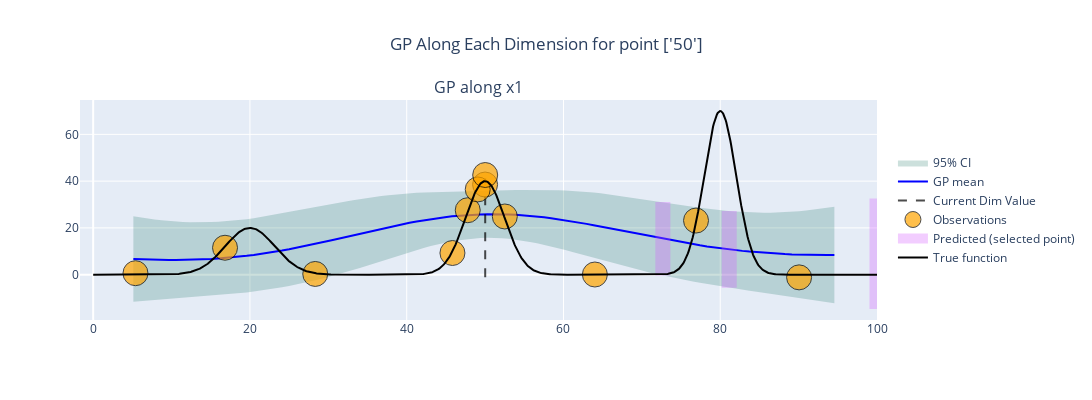

Source (notebook cell):
### Markdown cell above
Simply adding a lot of noise, significantly improves the fit.

### Code cell
from src.gp_and_acq_f import custom_gp_and_acq_f as mg


runs = tester.run(
    mg.GammaNoiseSGP,
    n_runs=4,
    technical_repeats=1,
    batch_size=3,
    noise_fn=noise_fn,
    plot_each=False,
).plot_GP(mg.GammaNoiseSGP, figsize =(12, 4))


plot_test(runs)

### Figure 1 — Plotly figure (JSON) as saved in the notebook; plotly's stock layout.template omitted (floating-point values rounded to 4 significant figures; data arrays with more than 128 entries replaced by an {"elided": "..."} marker saying what was removed)
{"data": [{"fill": "toself", "fillcolor": "rgba(0,100,80,0.2)", "line": {"color": "rgba(255,255,255,0)"}, "name": "95% CI", "showlegend": true, "type": "scatter", "x": {"elided": "200 float values"}, "xaxis": "x", "y": {"elided": "200 float values"}, "yaxis": "y"}, {"line": {"color": "blue"}, "mode": "lines", "name": "GP mean", "showlegend": true, "type": "scatter", "x": [5.126, 6.029, 6.933, 7.836, 8.74, 9.643, 10.55, 11.45, 12.35, 13.26, 14.16, 15.06, 15.97, 16.87, 17.77, 18.68, 19.58, 20.48, 21.39, 22.29, 23.19, 24.1, 25.0, 25.9, 26.81, 27.71, 28.61, 29.52, 30.42, 31.32, 32.23, 33.13, 34.04, 34.94, 35.84, 36.75, 37.65, 38.55, 39.46, 40.36, 41.26, 42.17, 43.07, 43.97, 44.88, 45.78, 46.68, 47.59, 48.49, 49.39, 50.3, 51.2, 52.1, 53.01, 53.91, 54.81, 55.72, 56.62, 57.52, 58.43, 59.33, 60.23, 61.14, 62.04, 62.94, 63.85, 64.75, 65.65, 66.56, 67.46, 68.36, 69.27, 70.17, 71.07, 71.98, 72.88, 73.78, 74.69, 75.59, 76.5, 77.4, 78.3, 79.21, 80.11, 81.01, 81.92, 82.82, 83.72, 84.63, 85.53, 86.43, 87.34, 88.24, 89.14, 90.05, 90.95, 91.85, 92.76, 93.66, 94.56], "xaxis": "x", "y": [6.721, 6.582, 6.466, 6.375, 6.31, 6.272, 6.264, 6.287, 6.342, 6.431, 6.554, 6.712, 6.907, 7.14, 7.409, 7.717, 8.062, 8.444, 8.863, 9.318, 9.808, 10.33, 10.89, 11.47, 12.08, 12.72, 13.38, 14.05, 14.75, 15.45, 16.16, 16.87, 17.59, 18.3, 19.0, 19.68, 20.35, 21.0, 21.62, 22.21, 22.77, 23.29, 23.77, 24.21, 24.59, 24.93, 25.22, 25.46, 25.64, 25.77, 25.84, 25.85, 25.82, 25.72, 25.58, 25.38, 25.14, 24.84, 24.5, 24.13, 23.71, 23.26, 22.77, 22.26, 21.72, 21.16, 20.58, 19.99, 19.39, 18.78, 18.17, 17.56, 16.96, 16.35, 15.76, 15.18, 14.62, 14.07, 13.54, 13.03, 12.55, 12.09, 11.65, 11.24, 10.85, 10.49, 10.16, 9.863, 9.591, 9.347, 9.131, 8.943, 8.784, 8.652, 8.547, 8.468, 8.416, 8.388, 8.384, 8.404], "yaxis": "y"}, {"line": {"color": "black", "dash": "dash", "width": 2}, "mode": "lines", "name": "Current Dim Value", "opacity": 0.7, "showlegend": true, "type": "scatter", "x": [50.01, 50.01], "xaxis": "x", "y": [-1.102, 44.74], "yaxis": "y"}, {"hoverinfo": "text", "hovertext": ["Group 0<br>x: 50<br>y: 38.5", "Group 1<br>x: 90.1<br>y: -1.16", "Group 2<br>x: 28.3<br>y: 0.301", "Group 3<br>x: 5.4<br>y: 0.616", "Group 4<br>x: 64<br>y: 0.0603", "Group 5<br>x: 52.5<br>y: 24.9", "Group 6<br>x: 47.8<br>y: 27.6", "Group 7<br>x: 45.8<br>y: 9.25", "Group 8<br>x: 49.1<br>y: 36.4", "Group 9<br>x: 50<br>y: 42.6", "Group 10<br>x: 76.9<br>y: 23.1", "Group 11<br>x: 16.8<br>y: 11.5"], "marker": {"color": "orange", "line": {"color": "black", "width": 1}, "opacity": 0.7, "size": [25, 25, 25, 25, 25, 25, 25, 25, 25, 25, 25, 25]}, "mode": "markers", "name": "Observations", "showlegend": true, "type": "scatter", "x": [50.0, 90.06, 28.33, 5.396, 64.01, 52.52, 47.79, 45.83, 49.06, 50.01, 76.91, 16.82], "xaxis": "x", "y": [38.54, -1.16, 0.3013, 0.6161, 0.06031, 24.87, 27.55, 9.253, 36.45, 42.61, 23.14, 11.5], "yaxis": "y"}, {"hoverinfo": "text", "hovertext": "Predicted Group G12<br>x: 81.1<br>y: 10.8±16.4", "line": {"color": "#D45AFF", "width": 15}, "mode": "lines", "name": "Predicted (selected point)", "opacity": 0.3, "showlegend": true, "type": "scatter", "x": [81.14, 81.14], "xaxis": "x", "y": [-5.588, 27.18], "yaxis": "y"}, {"hoverinfo": "text", "hovertext": "Predicted Group G13<br>x: 72.7<br>y: 15.3±15.7", "line": {"color": "#D45AFF", "width": 15}, "mode": "lines", "name": "Predicted (selected point)", "opacity": 0.3, "showlegend": false, "type": "scatter", "x": [72.68, 72.68], "xaxis": "x", "y": [-0.3981, 31.02], "yaxis": "y"}, {"hoverinfo": "text", "hovertext": "Predicted Group G14<br>x: 100<br>y: 8.96±23.7", "line": {"color": "#D45AFF", "width": 15}, "mode": "lines", "name": "Predicted (selected point)", "opacity": 0.3, "showlegend": false, "type": "scatter", "x": [100, 100], "xaxis": "x", "y": [-14.7, 32.62], "yaxis": "y"}, {"line": {"color": "black"}, "mode": "lines", "name": "True function", "type": "scatter", "x": {"elided": "1000 float values"}, "y": {"elided": "1000 float values"}}], "layout": {"annotations": [{"font": {"size": 16}, "showarrow": false, "text": "GP along x1", "x": 0.5, "xanchor": "center", "xref": "paper", "y": 1, "yanchor": "bottom", "yref": "paper"}], "height": 400, "legend": {"x": 1.02, "xanchor": "left", "y": 0.5, "yanchor": "middle"}, "showlegend": true, "title": {"text": "GP Along Each Dimension for point ['50']", "x": 0.5, "xanchor": "center"}, "width": 1200, "xaxis": {"anchor": "y", "domain": [0, 1]}, "yaxis": {"anchor": "x", "domain": [0, 1]}}}
